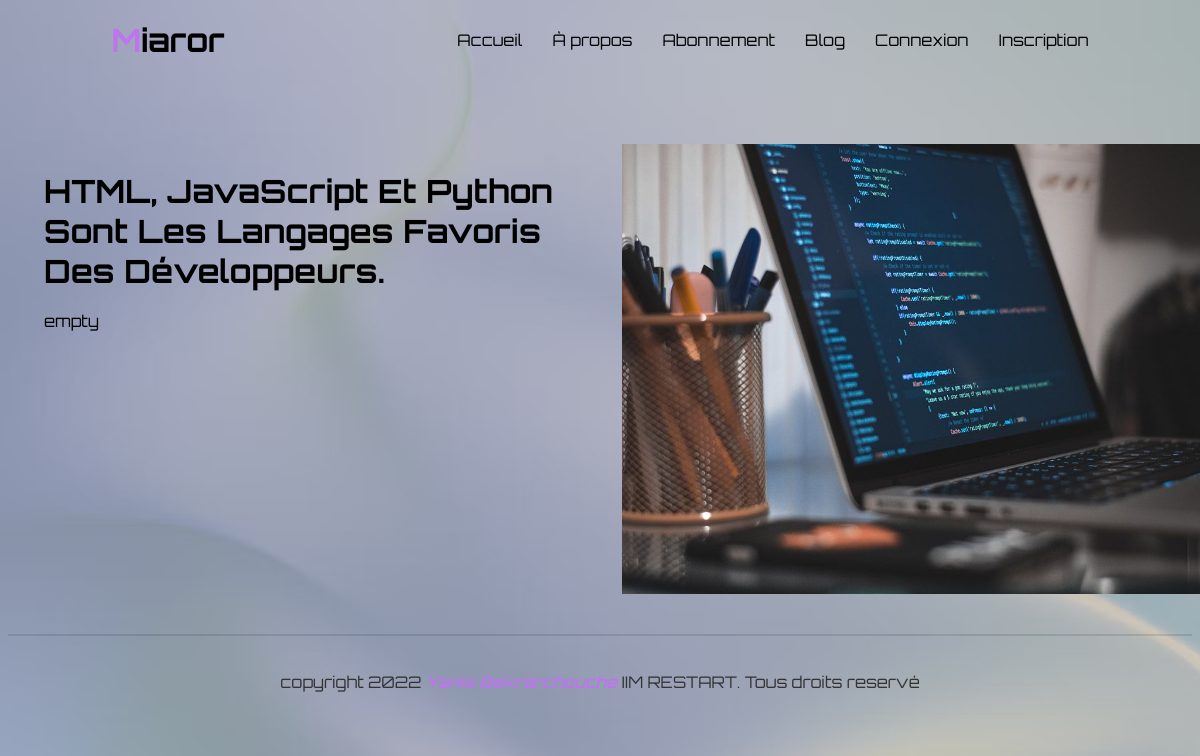
Screenshot of /article.php?id=1 with the database file from the repository.
### tables this page shows
CREATE TABLE `articles` (
  `id` int(11) NOT NULL,
  `tag` varchar(50) NOT NULL,
  `title` varchar(200) NOT NULL,
  `imageExt` enum('jpg','png','gif','svg','tiff') NOT NULL,
  `content` text NOT NULL
);

### article.php (the view, shortened to what this page needs)
<?php
include_once 'helpers/config.php';
if ($_GET && isset($_GET["id"])) {
    $sel = $database->prepare('SELECT * FROM `articles` WHERE `id` = :id');
    $sel->execute($_GET);
    if ($sel->rowCount() > 0)
    {
        $article = $sel->fetch(PDO::FETCH_ASSOC);
    } else {
        http_response_code(404);
        die('Not found');
    }
} else {
    http_response_code(403);
    die('Forbidden');
}
?>
<!DOCTYPE html>
<html lang="en">
<?php include('./partials/head.php') ?>
<body>
    <?php include('./partials/header.php') ?>
    <div class="padding-head"></div>
    <section>
        <div class="row">
            <div class="col50">
                <h2 class="titre-texte"><?= $article["title"] ?></h2>
                <?= $article["content"] ?>
            </div>
            <div class="col50">
                <div class="img">
                    <img src="images/miniatures/article-<?= $article["id"] ?>.<?= $article["imageExt"] ?>" alt="image">
                </div>
            </div>
        </div>
    </section>
    <?php include('./partials/footer.php') ?>
</body>
</html>

### style.css (style rules this page uses)
* { padding: 0px; box-sizing: border-box; font-family: 'Orbitron', sans-serif; scroll-behavior: smooth; }
body { background-image: url(./images/banniere\ fond.png ); background-repeat: no-repeat; background-attachment: fixed; }
.padding-head { height: 100px; }
section { padding: 36px; }
.row { position: relative; width: 100%; display: flex; justify-content: space-between; }
.row .col50 { position: relative; width: 48%; justify-content: center; align-items: center; }
.row .col50 h2 { margin-bottom: 20px; }
.titre-texte { color: #000; font-size: 2em; font-weight: 300px; text-transform: capitalize; }
.row .col50 img { height: 450px; width: 600px; position: relative; }
img { width: 100%; }

### rows the page displays
articles: title "HTML, JavaScript Et Python Sont Les Langages Favoris Des Développeurs.", content "empty"
